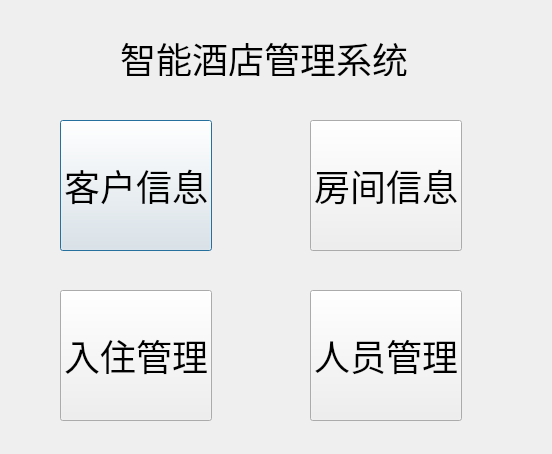
<?xml version="1.0" encoding="UTF-8"?>
<ui version="4.0">
 <class>adminDialog</class>
 <widget class="QDialog" name="adminDialog">
  <property name="geometry">
   <rect>
    <x>0</x>
    <y>0</y>
    <width>552</width>
    <height>454</height>
   </rect>
  </property>
  <property name="windowTitle">
   <string>Dialog</string>
  </property>
  <widget class="QLabel" name="label">
   <property name="geometry">
    <rect>
     <x>120</x>
     <y>40</y>
     <width>288</width>
     <height>36</height>
    </rect>
   </property>
   <property name="font">
    <font>
     <pointsize>27</pointsize>
    </font>
   </property>
   <property name="text">
    <string>智能酒店管理系统</string>
   </property>
  </widget>
  <widget class="QPushButton" name="pushButton">
   <property name="geometry">
    <rect>
     <x>60</x>
     <y>120</y>
     <width>152</width>
     <height>131</height>
    </rect>
   </property>
   <property name="font">
    <font>
     <pointsize>27</pointsize>
    </font>
   </property>
   <property name="text">
    <string>客户信息</string>
   </property>
  </widget>
  <widget class="QPushButton" name="pushButton_2">
   <property name="geometry">
    <rect>
     <x>310</x>
     <y>120</y>
     <width>152</width>
     <height>131</height>
    </rect>
   </property>
   <property name="font">
    <font>
     <pointsize>27</pointsize>
    </font>
   </property>
   <property name="text">
    <string>房间信息</string>
   </property>
  </widget>
  <widget class="QPushButton" name="pushButton_3">
   <property name="geometry">
    <rect>
     <x>60</x>
     <y>290</y>
     <width>152</width>
     <height>131</height>
    </rect>
   </property>
   <property name="font">
    <font>
     <pointsize>27</pointsize>
    </font>
   </property>
   <property name="text">
    <string>入住管理</string>
   </property>
  </widget>
  <widget class="QPushButton" name="pushButton_4">
   <property name="geometry">
    <rect>
     <x>310</x>
     <y>290</y>
     <width>152</width>
     <height>131</height>
    </rect>
   </property>
   <property name="font">
    <font>
     <pointsize>27</pointsize>
    </font>
   </property>
   <property name="text">
    <string>人员管理</string>
   </property>
  </widget>
 </widget>
 <resources/>
 <connections/>
</ui>
